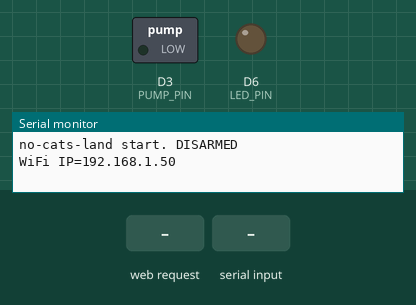
Bench run of a sketch on a simulated Arduino MKR. On the bench: switched loads named in the sketch (green lamp = pin HIGH), output pins drawn as LEDs (lit = HIGH), the last lines printed to the serial monitor. Inputs (shaded band) come from the test bench. WiFi joins after 1.5 s; servers stay silent unless stated.

Above: at 2.7 s.
2.8 s: HTTP request GET /test received
At 3.25 s:
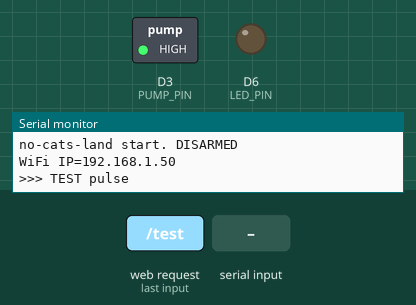
At 5.6 s:
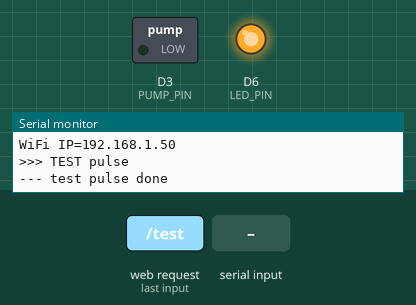
5.8 s: "/disarm\n" received over Serial
8.8 s: HTTP request GET /disarm received
Timing chart, 0 to 13.5 s (numbered marks = the images above; inputs shaded):
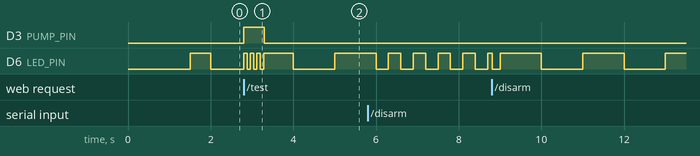

The sketch:

no_cats_land.ino
```cpp
// no-cats-land — firmware (phase 2): local detection + 12V pump pulse, full Home Assistant
// integration over WiFi (REST). Detection, telemetry and firing are LOCAL and keep working
// even if WiFi/HA is down; HA arms/disarms, monitors and tunes.
// Arduino Nano 33 IoT (SAMD21). PIR OUT -> D2, MOSFET SIG -> D3.
//
// HTTP endpoints (one request per connection); all return the status JSON:
//   GET /status                          -> telemetry (see sendStatus)
//   GET /arm        GET /disarm          -> arm / disarm
//   GET /test                            -> fire ONE manual test pulse (works even disarmed)
//   GET /reset                           -> reset the telemetry counters
//   GET /set?pulse=&cooldown=&hold=&warmup=  -> live-tune timings (ms), no reflash
// Arming also works over Serial ('a' / 'd').
//
// Design choices: starts DISARMED; motion sensing + telemetry run even when disarmed
// (so you can calibrate from HA) but the pump only fires when ARMED; MOTION_HOLD debounce;
// short pulse + cooldown (anti-flood); MAX_SHOTS auto-disarm; INPUT_PULLDOWN on D2.

#include <WiFiNINA.h>
#include <FlashStorage.h>
#include "arduino_secrets.h"

// Persisted armed state — survives reboots / power blips (SAMD has no real EEPROM).
// magic byte guards against reading uninitialized flash (0xFF) as "armed".
typedef struct { uint8_t magic; bool armed; long shotsTotal; } Persist;
const uint8_t PERSIST_MAGIC = 0xA5;
FlashStorage(armedFlash, Persist);

// ---- Pins ----
const int PIR_PIN  = 2;
const int PUMP_PIN = 3;
const int LED_PIN  = LED_BUILTIN;

// ---- Tunable timings (ms) — changeable at runtime via /set ----
unsigned long warmupMs     = 60000;
unsigned long motionHoldMs = 600;
unsigned long pulseMs      = 500;
unsigned long cooldownMs   = 15000;

// ---- Safety cap (tunable via /set?maxshots=; 0 = disabled) ----
int maxShots = 20;                   // auto-disarm after this many shots per arming
const unsigned long WIFI_RETRY_MS = 30000;

// ---- State ----
enum State { WARMUP, IDLE, ACTIVE, COOLDOWN };
State state = WARMUP;
bool  armed = false;
unsigned long bootTime = 0, stateSince = 0, motionStart = 0, lastWifiTry = 0;
unsigned long lastMotionMs = 0, lastShotMs = 0, testPulseUntil = 0;
bool  prevMotion = false;
long  shotsTotal = 0, motionEvents = 0;
int   shotsSinceArm = 0;
bool  limitHit = false;              // true after the safety cap auto-disarmed

WiFiServer server(80);
bool serverUp = false;

const char* stateName() {
  switch (state) {
    case WARMUP:   return "warmup";
    case IDLE:     return "idle";
    case ACTIVE:   return "active";
    case COOLDOWN: return "cooldown";
  }
  return "?";
}

void persistSave() {
  Persist p; p.magic = PERSIST_MAGIC; p.armed = armed; p.shotsTotal = shotsTotal;
  armedFlash.write(p);
}

void setArmed(bool a) {
  if (a == armed) return;
  armed = a;
  persistSave();                    // remember armed + shot count across reboots
  digitalWrite(PUMP_PIN, LOW);
  motionStart = 0;
  stateSince = millis();
  if (armed) {
    shotsSinceArm = 0;
    limitHit = false;
    state = (millis() - bootTime < warmupMs) ? WARMUP : IDLE;
    Serial.println(">>> ARMED");
  } else {
    state = IDLE;
    Serial.println(">>> DISARMED");
  }
}

void fire() {
  digitalWrite(PUMP_PIN, HIGH);
  state = ACTIVE;
  stateSince = millis();
  lastShotMs = stateSince;
  shotsTotal++; shotsSinceArm++;
  persistSave();                    // keep the shot count across reboots
  Serial.print(">>> SHOT #"); Serial.println(shotsSinceArm);
}

void handleSerial() {
  while (Serial.available()) {
    char c = Serial.read();
    if (c == 'a' || c == 'A') setArmed(true);
    else if (c == 'd' || c == 'D') setArmed(false);
  }
}

void wifiConnect() {
  lastWifiTry = millis();
  WiFi.begin(SECRET_SSID, SECRET_PASS);
  unsigned long t = millis();
  while (WiFi.status() != WL_CONNECTED && millis() - t < 8000) delay(200);
  if (WiFi.status() == WL_CONNECTED) {
    if (!serverUp) { server.begin(); serverUp = true; }
    Serial.print("WiFi IP="); Serial.println(WiFi.localIP());
  } else {
    Serial.println("WiFi not connected (will retry); running locally");
  }
}

// extract an integer query param, e.g. paramInt(req, "pulse=", pulseMs)
long paramInt(const String& req, const char* key, long fallback) {
  int i = req.indexOf(key);
  if (i < 0) return fallback;
  return req.substring(i + strlen(key)).toInt();
}
long clampL(long v, long lo, long hi) { return v < lo ? lo : (v > hi ? hi : v); }

void sendStatus(WiFiClient& c) {
  unsigned long now = millis();
  int motion = (now - bootTime >= warmupMs && digitalRead(PIR_PIN) == HIGH) ? 1 : 0;
  long lastMotionS = lastMotionMs ? (long)((now - lastMotionMs) / 1000) : -1;
  long lastShotS   = lastShotMs   ? (long)((now - lastShotMs)   / 1000) : -1;
  long cooldownLeft = (state == COOLDOWN) ? clampL((long)((cooldownMs - (now - stateSince)) / 1000), 0, 100000) : 0;
  long rssi = (WiFi.status() == WL_CONNECTED) ? WiFi.RSSI() : 0;

  c.println("HTTP/1.1 200 OK");
  c.println("Content-Type: application/json");
  c.println("Connection: close");
  c.println();
  c.print("{\"armed\":");          c.print(armed ? "true" : "false");
  c.print(",\"state\":\"");        c.print(stateName());
  c.print("\",\"motion\":");       c.print(motion);
  c.print(",\"shots_total\":");    c.print(shotsTotal);
  c.print(",\"motion_events\":");  c.print(motionEvents);
  c.print(",\"last_motion_s\":");  c.print(lastMotionS);
  c.print(",\"last_shot_s\":");    c.print(lastShotS);
  c.print(",\"cooldown_left_s\":");c.print(cooldownLeft);
  c.print(",\"uptime_s\":");       c.print(now / 1000);
  c.print(",\"rssi\":");           c.print(rssi);
  c.print(",\"pulse_ms\":");       c.print(pulseMs);
  c.print(",\"cooldown_ms\":");    c.print(cooldownMs);
  c.print(",\"hold_ms\":");        c.print(motionHoldMs);
  c.print(",\"warmup_ms\":");      c.print(warmupMs);
  c.print(",\"max_shots\":");      c.print(maxShots);
  c.print(",\"limit_hit\":");      c.print(limitHit ? 1 : 0);
  c.println("}");
}

void handleClient() {
  WiFiClient client = server.available();
  if (!client) return;
  String req = client.readStringUntil('\n');     // "GET /path?query HTTP/1.1"
  while (client.available()) client.read();

  if (req.indexOf("/disarm") >= 0)      setArmed(false);
  else if (req.indexOf("/arm") >= 0)    setArmed(true);
  else if (req.indexOf("/test") >= 0) {           // manual one-shot, even when disarmed
    digitalWrite(PUMP_PIN, HIGH);
    testPulseUntil = millis() + pulseMs;
    lastShotMs = millis();
    Serial.println(">>> TEST pulse");
  }
  else if (req.indexOf("/reset") >= 0) {          // reset telemetry counters
    shotsTotal = 0; motionEvents = 0; shotsSinceArm = 0;
    persistSave();
    Serial.println(">>> counters reset");
  }
  else if (req.indexOf("/set") >= 0) {            // live-tune timings (ms)
    pulseMs      = clampL(paramInt(req, "pulse=",    pulseMs),      50, 5000);
    cooldownMs   = clampL(paramInt(req, "cooldown=", cooldownMs),   0,  600000);
    motionHoldMs = clampL(paramInt(req, "hold=",     motionHoldMs), 0,  10000);
    warmupMs     = clampL(paramInt(req, "warmup=",   warmupMs),     0,  120000);
    maxShots     = clampL(paramInt(req, "maxshots=", maxShots),     0,  1000);
    Serial.print(">>> set pulse="); Serial.print(pulseMs);
    Serial.print(" cooldown="); Serial.print(cooldownMs);
    Serial.print(" hold="); Serial.print(motionHoldMs);
    Serial.print(" warmup="); Serial.println(warmupMs);
  }

  sendStatus(client);
  delay(2);
  client.stop();
}

void setup() {
  pinMode(PIR_PIN, INPUT_PULLDOWN);
  pinMode(PUMP_PIN, OUTPUT);
  digitalWrite(PUMP_PIN, LOW);
  pinMode(LED_PIN, OUTPUT);
  Serial.begin(9600);
  bootTime = stateSince = millis();

  // restore armed state + shot count from flash (survive reboots / power blips)
  Persist p = armedFlash.read();
  if (p.magic == PERSIST_MAGIC) {
    armed = p.armed;
    shotsTotal = p.shotsTotal;
    if (armed) state = WARMUP;          // re-arm, but still warm the PIR up first
  } else {
    armed = false; shotsTotal = 0;
    persistSave();                      // first boot after flashing -> clean defaults
  }
  Serial.print("no-cats-land start. ");
  Serial.println(armed ? "ARMED (restored from flash)" : "DISARMED");

  wifiConnect();
}

void loop() {
  unsigned long now = millis();
  handleSerial();

  // --- manual test pulse: overrides everything, brief, independent of armed ---
  if (testPulseUntil) {
    digitalWrite(PUMP_PIN, HIGH);
    digitalWrite(LED_PIN, (now / 80) % 2);        // fast flicker = test firing
    if (now >= testPulseUntil) {
      digitalWrite(PUMP_PIN, LOW);
      testPulseUntil = 0;
      Serial.println("--- test pulse done");
    }
    return;
  }

  // --- WiFi upkeep + HTTP (never while firing, so it can't extend a pulse) ---
  if (state != ACTIVE && WiFi.status() != WL_CONNECTED && now - lastWifiTry > WIFI_RETRY_MS) {
    wifiConnect();
    now = millis();
  }
  if (state != ACTIVE && serverUp && WiFi.status() == WL_CONNECTED) handleClient();

  // --- motion sensing + telemetry: runs even when DISARMED (for calibration in HA) ---
  bool warm = (now - bootTime >= warmupMs);
  bool motion = warm && (digitalRead(PIR_PIN) == HIGH);
  if (motion && !prevMotion) { motionEvents++; lastMotionMs = now; }
  prevMotion = motion;

  // --- DISARMED: never fire; LED breathes slowly ---
  if (!armed) {
    digitalWrite(PUMP_PIN, LOW);
    digitalWrite(LED_PIN, (now / 1000) % 2);
    if (state != IDLE) state = IDLE;
    return;
  }

  // --- ARMED ---
  if (!warm) { state = WARMUP; digitalWrite(LED_PIN, (now / 300) % 2); return; }
  if (state == WARMUP) { state = IDLE; stateSince = now; Serial.println("warmed up, watching"); }

  switch (state) {
    case IDLE:
      digitalWrite(LED_PIN, motion ? HIGH : LOW);
      if (motion) {
        if (motionStart == 0) motionStart = now;
        if (now - motionStart >= motionHoldMs) fire();
      } else {
        motionStart = 0;
      }
      break;

    case ACTIVE:
      digitalWrite(LED_PIN, (now / 60) % 2);    // fast flicker = SHOT firing (clearly different from steady motion)
      if (now - stateSince >= pulseMs) {
        digitalWrite(PUMP_PIN, LOW);
        state = COOLDOWN; stateSince = now;
        Serial.println("--- pulse done, cooldown");
      }
      break;

    case COOLDOWN:
      digitalWrite(LED_PIN, LOW);
      if (now - stateSince >= cooldownMs) {
        if (maxShots > 0 && shotsSinceArm >= maxShots) {
          limitHit = true;
          Serial.println(">>> shot limit reached — disarming for safety");
          setArmed(false);
        } else {
          state = IDLE; motionStart = 0;
          Serial.println("ready");
        }
      }
      break;

    case WARMUP:
      break;
  }
}
```

arduino_secrets.example.h
```cpp
// WiFi credentials TEMPLATE.
// 1. Copy this file as "arduino_secrets.h" (in the same folder).
// 2. Fill in your network name and password.
// The real arduino_secrets.h is in .gitignore and is NOT committed.
#define SECRET_SSID "YOUR_WIFI_SSID"
#define SECRET_PASS "YOUR_WIFI_PASSWORD"
```

Measured:
- after the input at 2.8 s, D3 (PUMP_PIN): LOW → HIGH at once, → LOW 0.50 s later
- by itself, D6 (LED_PIN): repeats every 2.0 s: HIGH 1.0 s, LOW 1.0 s
